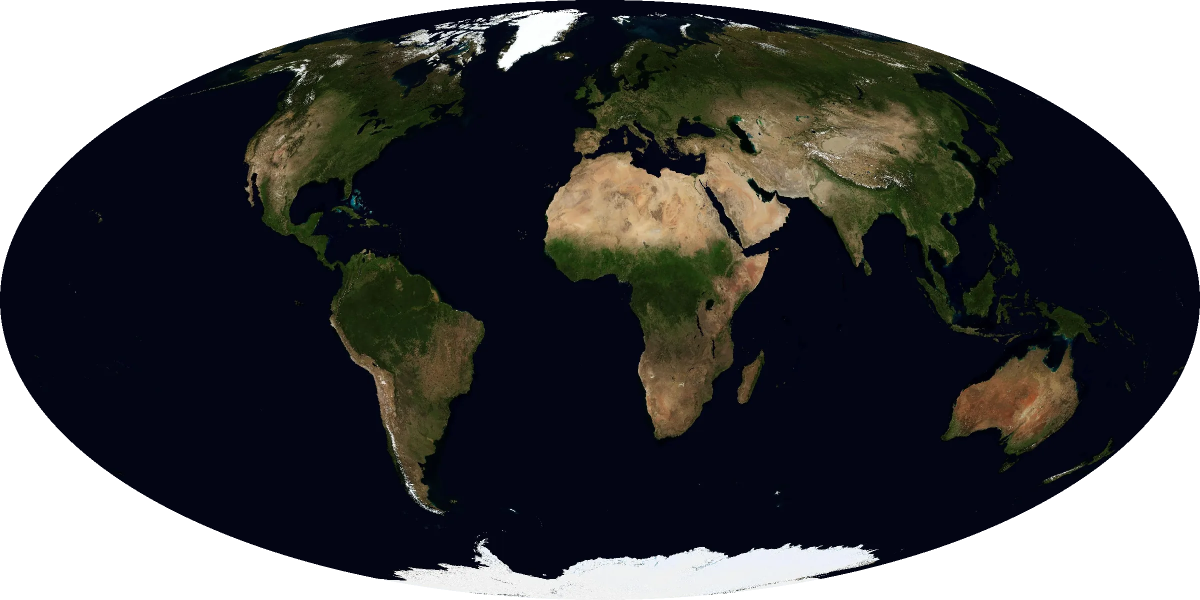
#> input picture img/earth_day.webp, 2400 x 1200 px (shown at 1/2 size)
$ python earth_mollweide.py ../img/earth_day.webp ../img/earth_night.webp
#> lines starting #> are read from the running program, lines starting #| are printed output that depends on the picture; after the words box and inside, x2 and y2 are one past the last pixel; in counts of white or black regions, pixels touching at a corner belong together
# AI disclosure: written with Claude (Anthropic) for NASA Space Apps Milano 2026, from the team's instructions,
# and checked by the team. See README, "AI use".
"""Earth maps for the sky / Earth switch, in the same Mollweide oval as the sky map.

    python earth_mollweide.py BlueMarble.jpg earth_day.webp
    python earth_mollweide.py BlackMarble.jpg earth_night.webp

Input is a plate carree (equirectangular) world image, longitude -180..180 left to right, as NASA
GIBS serves BlueMarble_NextGeneration and VIIRS_Black_Marble. Output is 2400 x 1200, transparent
outside the ellipse. Inverse Mollweide: for each output pixel, theta = asin(y), latitude from
2 theta + sin 2 theta = pi sin(lat), longitude = pi x / cos(theta), with x, y in [-1, 1].
"""

import sys

import numpy as np
from PIL import Image

W, H = 2400, 1200


def mollweide(src, dst):
#> called with src = '../img/earth_day.webp', dst = '../img/earth_night.webp'
    img = np.asarray(Image.open(src).convert("RGB"), dtype=np.uint8)
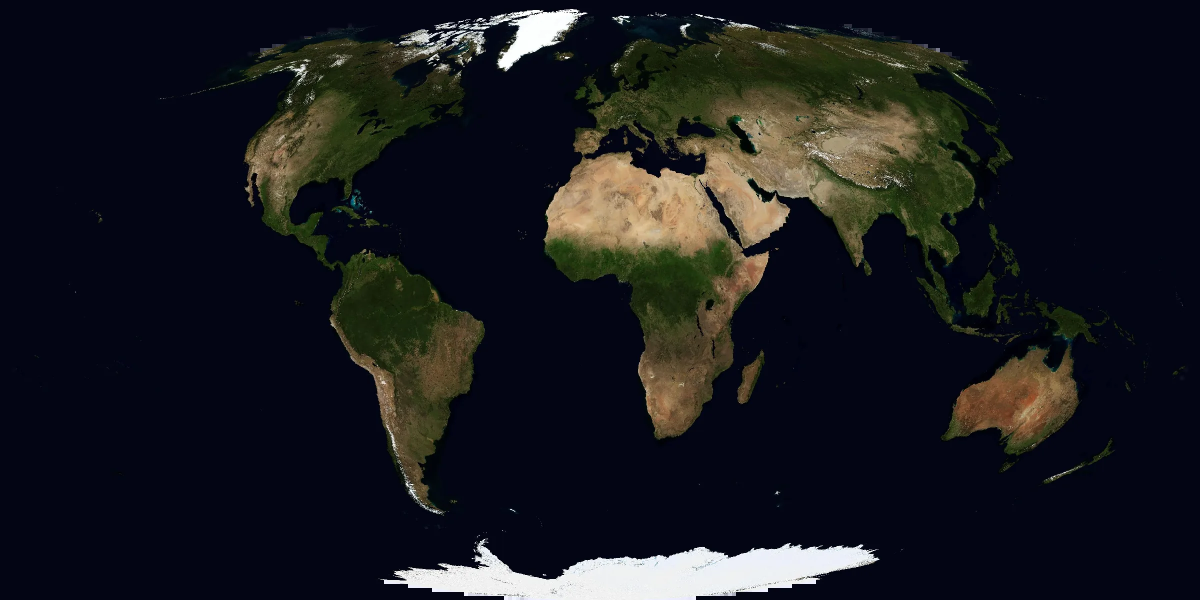
#> img: shape (1200, 2400, 3) (shown at 1/2 size); mean R, G, B 25.2, 26.2, 31.1
    h, w, _ = img.shape
#> h = 1200; w = 2400
    yy, xx = np.mgrid[0:H, 0:W]
    x = (xx + 0.5) / W * 2 - 1                    # -1 .. 1, east to the right like a map of Earth
    y = 1 - (yy + 0.5) / H * 2                    # -1 .. 1, north up
    inside = x ** 2 + y ** 2 <= 1
    theta = np.arcsin(np.clip(y, -1, 1))
    lat = np.arcsin(np.clip((2 * theta + np.sin(2 * theta)) / np.pi, -1, 1))
    with np.errstate(divide="ignore", invalid="ignore"):
        lon = np.pi * x / np.cos(theta)
    inside &= np.abs(lon) <= np.pi
    u = np.clip(((lon / np.pi + 1) / 2 * w).astype(int), 0, w - 1)
    v = np.clip(((0.5 - lat / np.pi) * h).astype(int), 0, h - 1)
    out = np.zeros((H, W, 4), dtype=np.uint8)
    out[..., :3] = img[np.where(inside, v, 0), np.where(inside, u, 0)]
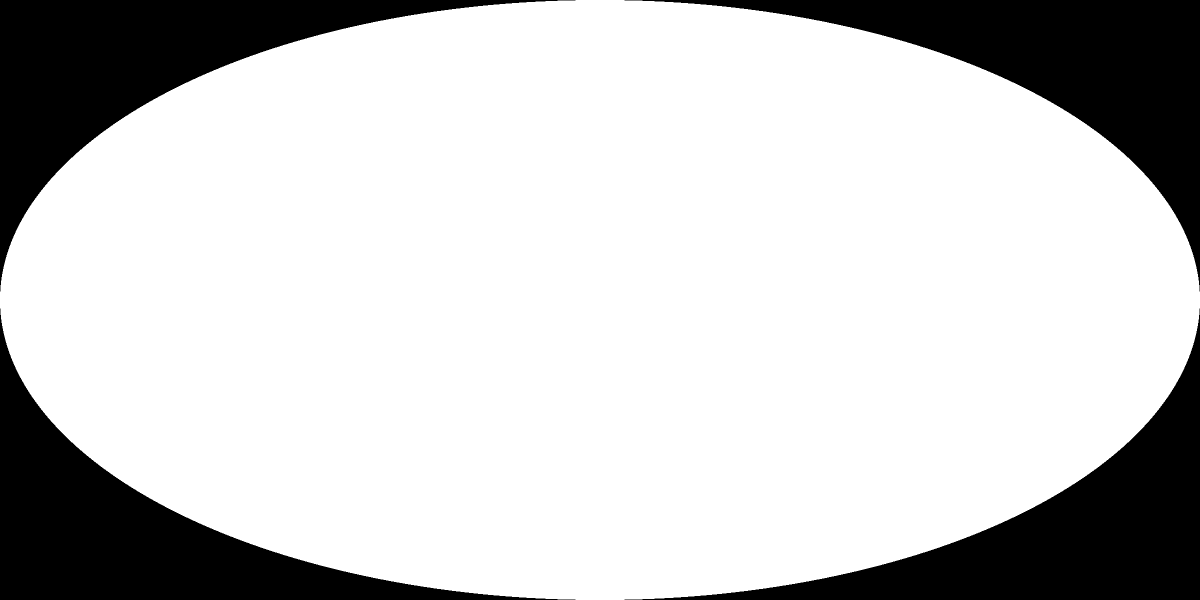
#> inside: shape (1200, 2400) bool (shown at 1/2 size); 78.5% white; 4 black regions, box (x1, y1, x2, y2) and area: (0, 0, 1151, 583) 154501, (1249, 0, 2400, 583) 154501, (0, 617, 1151, 1200) 154501, (1249, 617, 2400, 1200) 154501
    out[..., 3] = np.where(inside, 255, 0)
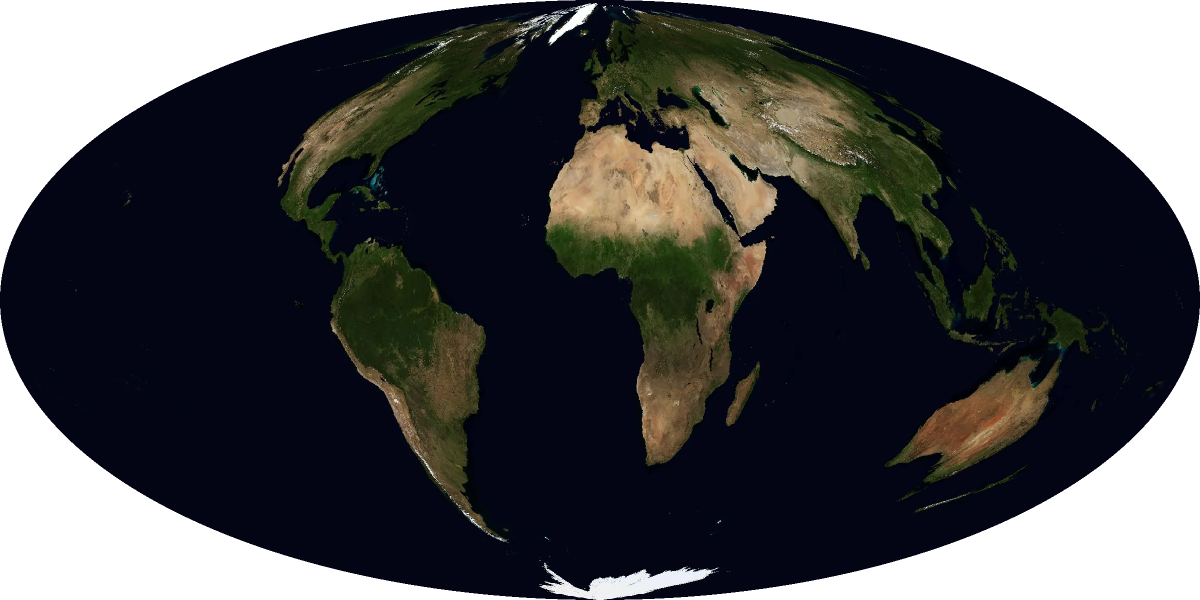
#> out: shape (1200, 2400, 4) (shown at 1/2 size); mean R, G, B, A 19.1, 19.9, 25.9, 200.3; transparent parts drawn white
    Image.fromarray(out, "RGBA").save(dst, "WEBP", quality=82, method=6)


if __name__ == "__main__":
    mollweide(sys.argv[1], sys.argv[2])
